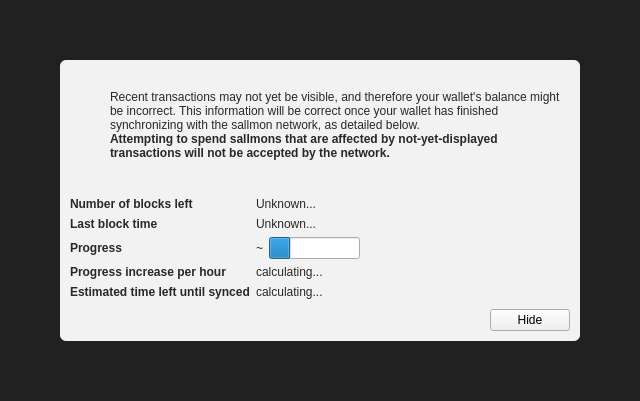
<?xml version="1.0" encoding="UTF-8"?>
<ui version="4.0">
 <class>ModalOverlay</class>
 <widget class="ModalOverlay" name="ModalOverlay">
  <property name="geometry">
   <rect>
    <x>0</x>
    <y>0</y>
    <width>640</width>
    <height>401</height>
   </rect>
  </property>
  <property name="windowTitle">
   <string>Form</string>
  </property>
  <layout class="QVBoxLayout" name="verticalLayout" stretch="0">
   <property name="sizeConstraint">
    <enum>QLayout::SetDefaultConstraint</enum>
   </property>
   <property name="leftMargin">
    <number>0</number>
   </property>
   <property name="topMargin">
    <number>0</number>
   </property>
   <property name="rightMargin">
    <number>0</number>
   </property>
   <property name="bottomMargin">
    <number>0</number>
   </property>
   <item>
    <widget class="QWidget" name="bgWidget" native="true">
     <property name="styleSheet">
      <string notr="true">#bgWidget { background: rgba(0,0,0,220); }</string>
     </property>
     <layout class="QVBoxLayout" name="verticalLayoutMain" stretch="1">
      <property name="leftMargin">
       <number>60</number>
      </property>
      <property name="topMargin">
       <number>60</number>
      </property>
      <property name="rightMargin">
       <number>60</number>
      </property>
      <property name="bottomMargin">
       <number>60</number>
      </property>
      <item>
       <widget class="QWidget" name="contentWidget" native="true">
        <property name="styleSheet">
         <string notr="true">#contentWidget { background: rgba(255,255,255,240); border-radius: 6px; }

QLabel { color: rgb(40,40,40);  }</string>
        </property>
        <layout class="QVBoxLayout" name="verticalLayoutSub" stretch="1,0,0,0">
         <property name="spacing">
          <number>0</number>
         </property>
         <property name="leftMargin">
          <number>10</number>
         </property>
         <property name="topMargin">
          <number>10</number>
         </property>
         <property name="rightMargin">
          <number>10</number>
         </property>
         <property name="bottomMargin">
          <number>10</number>
         </property>
         <item>
          <layout class="QHBoxLayout" name="horizontalLayoutIconText" stretch="0,1">
           <property name="topMargin">
            <number>20</number>
           </property>
           <item>
            <layout class="QVBoxLayout" name="verticalLayoutIcon">
             <property name="leftMargin">
              <number>0</number>
             </property>
             <item>
              <widget class="QPushButton" name="warningIcon">
               <property name="enabled">
                <bool>false</bool>
               </property>
               <property name="text">
                <string/>
               </property>
               <property name="icon">
                <iconset>
                 <normaloff>:/icons/warning</normaloff>
                 <disabledoff>:/icons/warning</disabledoff>:/icons/warning</iconset>
               </property>
               <property name="iconSize">
                <size>
                 <width>48</width>
                 <height>48</height>
                </size>
               </property>
               <property name="flat">
                <bool>true</bool>
               </property>
              </widget>
             </item>
             <item>
              <spacer name="verticalSpacerWarningIcon">
               <property name="orientation">
                <enum>Qt::Vertical</enum>
               </property>
               <property name="sizeHint" stdset="0">
                <size>
                 <width>20</width>
                 <height>40</height>
                </size>
               </property>
              </spacer>
             </item>
            </layout>
           </item>
           <item>
            <layout class="QVBoxLayout" name="verticalLayoutInfoText">
             <property name="leftMargin">
              <number>0</number>
             </property>
             <property name="topMargin">
              <number>0</number>
             </property>
             <item>
              <widget class="QLabel" name="infoText">
               <property name="text">
                <string>Recent transactions may not yet be visible, and therefore your wallet's balance might be incorrect. This information will be correct once your wallet has finished synchronizing with the sallmon network, as detailed below.</string>
               </property>
               <property name="textFormat">
                <enum>Qt::RichText</enum>
               </property>
               <property name="wordWrap">
                <bool>true</bool>
               </property>
              </widget>
             </item>
             <item>
              <widget class="QLabel" name="infoTextStrong">
               <property name="font">
                <font>
                 <weight>75</weight>
                 <bold>true</bold>
                </font>
               </property>
               <property name="text">
                <string>Attempting to spend sallmons that are affected by not-yet-displayed transactions will not be accepted by the network.</string>
               </property>
               <property name="textFormat">
                <enum>Qt::RichText</enum>
               </property>
               <property name="wordWrap">
                <bool>true</bool>
               </property>
              </widget>
             </item>
             <item>
              <spacer name="verticalSpacerInTextSpace">
               <property name="orientation">
                <enum>Qt::Vertical</enum>
               </property>
               <property name="sizeHint" stdset="0">
                <size>
                 <width>20</width>
                 <height>40</height>
                </size>
               </property>
              </spacer>
             </item>
            </layout>
           </item>
          </layout>
         </item>
         <item>
          <spacer name="verticalSpacerAfterText">
           <property name="orientation">
            <enum>Qt::Vertical</enum>
           </property>
           <property name="sizeHint" stdset="0">
            <size>
             <width>20</width>
             <height>40</height>
            </size>
           </property>
          </spacer>
         </item>
         <item>
          <layout class="QFormLayout" name="formLayout">
           <property name="fieldGrowthPolicy">
            <enum>QFormLayout::FieldsStayAtSizeHint</enum>
           </property>
           <property name="horizontalSpacing">
            <number>6</number>
           </property>
           <property name="verticalSpacing">
            <number>6</number>
           </property>
           <property name="topMargin">
            <number>10</number>
           </property>
           <item row="0" column="0">
            <widget class="QLabel" name="labelNumberOfBlocksLeft">
             <property name="font">
              <font>
               <weight>75</weight>
               <bold>true</bold>
              </font>
             </property>
             <property name="text">
              <string>Number of blocks left</string>
             </property>
            </widget>
           </item>
           <item row="0" column="1">
            <widget class="QLabel" name="numberOfBlocksLeft">
             <property name="text">
              <string>Unknown...</string>
             </property>
            </widget>
           </item>
           <item row="1" column="0">
            <widget class="QLabel" name="labelLastBlockTime">
             <property name="font">
              <font>
               <weight>75</weight>
               <bold>true</bold>
              </font>
             </property>
             <property name="text">
              <string>Last block time</string>
             </property>
            </widget>
           </item>
           <item row="1" column="1">
            <widget class="QLabel" name="newestBlockDate">
             <property name="sizePolicy">
              <sizepolicy hsizetype="Maximum" vsizetype="Preferred">
               <horstretch>0</horstretch>
               <verstretch>0</verstretch>
              </sizepolicy>
             </property>
             <property name="text">
              <string>Unknown...</string>
             </property>
            </widget>
           </item>
           <item row="2" column="0">
            <widget class="QLabel" name="labelSyncDone">
             <property name="font">
              <font>
               <weight>75</weight>
               <bold>true</bold>
              </font>
             </property>
             <property name="text">
              <string>Progress</string>
             </property>
            </widget>
           </item>
           <item row="2" column="1">
            <layout class="QHBoxLayout" name="horizontalLayoutSync" stretch="0,1">
             <item>
              <widget class="QLabel" name="percentageProgress">
               <property name="text">
                <string notr="true">~</string>
               </property>
              </widget>
             </item>
             <item>
              <widget class="QProgressBar" name="progressBar">
               <property name="value">
                <number>24</number>
               </property>
               <property name="format">
                <string/>
               </property>
              </widget>
             </item>
            </layout>
           </item>
           <item row="4" column="0">
            <widget class="QLabel" name="labelProgressIncrease">
             <property name="font">
              <font>
               <weight>75</weight>
               <bold>true</bold>
              </font>
             </property>
             <property name="text">
              <string>Progress increase per hour</string>
             </property>
            </widget>
           </item>
           <item row="4" column="1">
            <widget class="QLabel" name="progressIncreasePerH">
             <property name="text">
              <string>calculating...</string>
             </property>
            </widget>
           </item>
           <item row="5" column="0">
            <widget class="QLabel" name="labelEstimatedTimeLeft">
             <property name="font">
              <font>
               <weight>75</weight>
               <bold>true</bold>
              </font>
             </property>
             <property name="text">
              <string>Estimated time left until synced</string>
             </property>
            </widget>
           </item>
           <item row="5" column="1">
            <widget class="QLabel" name="expectedTimeLeft">
             <property name="text">
              <string>calculating...</string>
             </property>
            </widget>
           </item>
          </layout>
         </item>
         <item>
          <layout class="QHBoxLayout" name="horizontalLayoutButtons">
           <property name="leftMargin">
            <number>10</number>
           </property>
           <property name="topMargin">
            <number>10</number>
           </property>
           <item>
            <widget class="QLabel" name="versionLabel">
             <property name="text">
              <string></string>
             </property>
            </widget>
           </item>
           <item>
            <spacer name="horizontalSpacer">
             <property name="orientation">
              <enum>Qt::Horizontal</enum>
             </property>
             <property name="sizeHint" stdset="0">
              <size>
               <width>40</width>
               <height>20</height>
              </size>
             </property>
            </spacer>
           </item>
           <item>
            <widget class="QPushButton" name="closeButton">
             <property name="text">
              <string>Hide</string>
             </property>
            </widget>
           </item>
          </layout>
         </item>
        </layout>
       </widget>
      </item>
     </layout>
    </widget>
   </item>
  </layout>
 </widget>
 <customwidgets>
  <customwidget>
   <class>ModalOverlay</class>
   <extends>QWidget</extends>
   <header>modaloverlay.h</header>
   <container>1</container>
  </customwidget>
 </customwidgets>
 <resources/>
 <connections/>
</ui>
